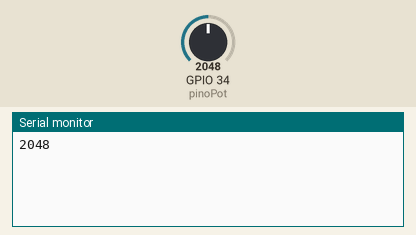
This sketch was run on a simulated ESP32. Shown: the last lines printed to the serial monitor. The inputs (shaded band) are chosen by the test bench; at power-on: GPIO 34 (pinoPot) = 2048.

Above: at 1.2 s.
1.3 s: GPIO 34 (pinoPot) set to 2866
At 2.5 s:
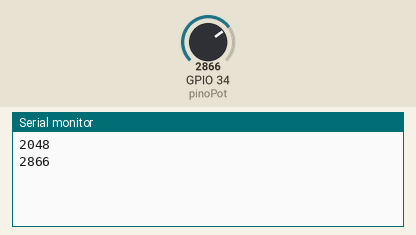
2.8 s: GPIO 34 (pinoPot) set to 3603
At 3.8 s:
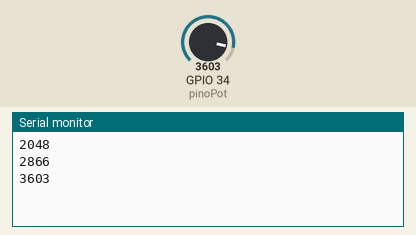
Timing chart, 0 to 5.8 s (numbered marks = the images above; inputs shaded):
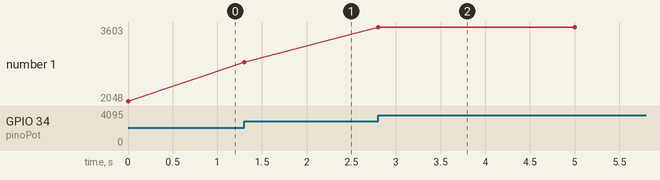

Measured:
- after the input at 1.3 s, the serial monitor: prints a new line at once (image 1)
- after the input at 2.8 s, the serial monitor: prints a new line at once (image 2)
- plotted number 1: 2048 → 2866 after the input at 1.3 s, 2866 → 3603 after the input at 2.8 s

The sketch:

sketch_mar10a.ino
```cpp
const int pinoPot = 34;
int valorAnterior = 0;
unsigned long ultimoTempo = 0;

void setup() {
  Serial.begin(9600);
  valorAnterior = analogRead(pinoPot);
  Serial.println(valorAnterior);
  ultimoTempo = millis();
}

void loop() {
  int valorAtual = analogRead(pinoPot);
  unsigned long agora = millis();

  if (valorAtual >= valorAnterior + 10 || valorAtual <= valorAnterior - 10) {
    Serial.println(valorAtual);
    valorAnterior = valorAtual;
  }
  else if (agora - ultimoTempo >= 5000) {
    Serial.println(valorAtual);
    valorAnterior = valorAtual;
    ultimoTempo = agora;
  }
}
```
